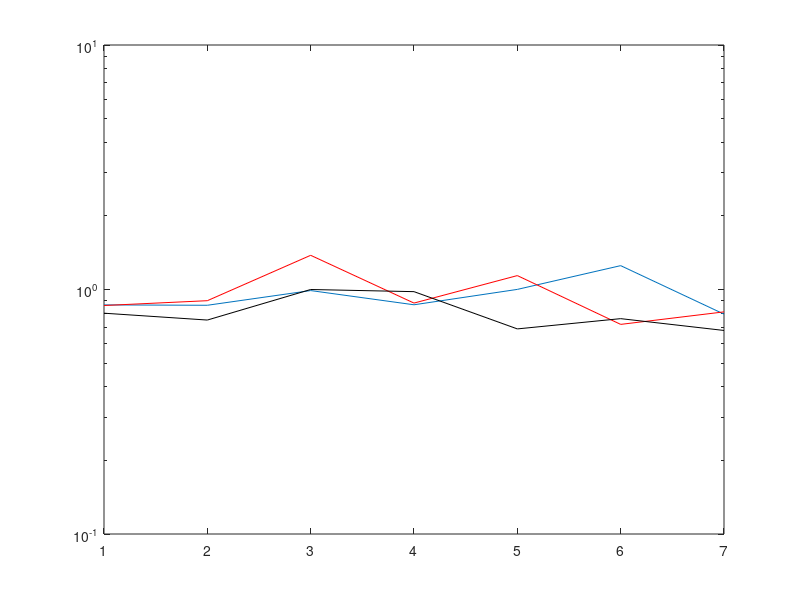

Write MATLAB code to recreate this figure. (Note: this script raises an error after producing the figure.)

davidrhos=[.865 .862 .99 .866 1.001 1.252 .793];
stephenrhos=[.8 .75 1. .98 .69 .76 .68];
larryrhos=[0.8600 0.9000 1.3800 0.8800 1.1400 0.7200 0.8100];

gray = [
3.85
3.62 
2.2 
3.0  
3.5 
2.3 
1.92  
1.45   
2.25  
4.18  
3.92  
5.13 
4.65 
];

white = [
5.88 
7.94 
0.88 
7.69
7.0 
2.13
12.5
3.33   
2.56   
5.26  
3.77  
7.80  
0.83  
];

csf = [
0.56 
0.64 
0.61 
0.56 
0.65 
0.60  
0.48  
0.57  
0.56 
];

figure;semilogy(davidrhos)
hold on;semilogy(larryrhos,'r')
hold on;semilogy(stephenrhos,'k')

a = hline(gray,'g')
b = hline(white,'r')
c = hline(csf,'b')

legend('david rhos','larry rhos','stephen rhos','gray matter','white matter','csf')